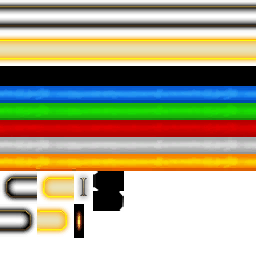
#> input picture media/tex/timer/WidgetStatusBar.png, 256 x 256 px
$ python prepare_levelup_art.py --source ../media/tex/timer/WidgetStatusBar.png
#> lines starting #> are read from the running program, lines starting #| are printed output that depends on the picture
"""Prepare the gold bezel, count badge, translucent backdrop and soft gold glow.

This prepares artwork only, without loading or executing addon code. Supply
the isolated IconFrameGold.tga from the source pinned in LevelUp-ARTWORK.md.
"""

import argparse
import math
from pathlib import Path

from PIL import Image, ImageDraw, ImageOps

ROOT = Path(__file__).resolve().parents[1]


def prepare_border(source, output):
    # Retain the original clean gold pixels, omitting the vines and leaves.
    # Mirror the upper-right quadrant into a square with a clear opening.
    original = Image.open(source).convert("RGBA")
    corner = original.crop((61, 19, 99, 57))
    border = Image.new("RGBA", original.size)
    border.alpha_composite(corner, (61, 19))
    border.alpha_composite(ImageOps.mirror(corner), (23, 19))
    border.alpha_composite(ImageOps.flip(corner), (61, 57))
    border.alpha_composite(ImageOps.flip(ImageOps.mirror(corner)), (23, 57))
    ImageDraw.Draw(border).rounded_rectangle((29, 24, 93, 89), radius=3, fill=(0, 0, 0, 0))
    border.save(output / "IconFrameGold.tga", compression=None)


def prepare_backdrop(output):
    width, height = 512, 128
    backdrop = Image.new("RGBA", (width, height))
    glow = Image.new("RGBA", (width, height))
    dark_pixels, glow_pixels = backdrop.load(), glow.load()
    for y in range(height):
        for x in range(width):
            # Rounded-rectangle signed distance, inset eight pixels so the
            # feathered halo stays within the existing click/edit bounds.
            qx = abs(x + 0.5 - width / 2) - (width / 2 - 28)
            qy = abs(y + 0.5 - height / 2) - (height / 2 - 28)
            distance = math.hypot(max(qx, 0), max(qy, 0)) + min(max(qx, qy), 0) - 20
            coverage = max(0, min(1, 0.5 - distance / 12))
            shade = 0.54 + 0.14 * (1 - abs(y + 0.5 - height / 2) / (height / 2))
            dark_pixels[x, y] = (0, 0, 0, round(255 * shade * coverage))
            halo = math.exp(-0.5 * (distance / 4.5) ** 2)
            glow_pixels[x, y] = (242, 184, 73, round(255 * 0.72 * halo))
    backdrop.save(output / "Backdrop.tga", compression=None)
    glow.save(output / "Glow.tga", compression=None)


def prepare(source, output):
    output.mkdir(parents=True, exist_ok=True)
    prepare_border(source, output)
#> in prepare_border, original is the input picture: PIL image 256x256 RGBA; mean R, G, B, A 84.8, 75.6, 37.8, 147.4
#> in prepare_border, `corner = original.crop((61, 19, 99, 57))`:
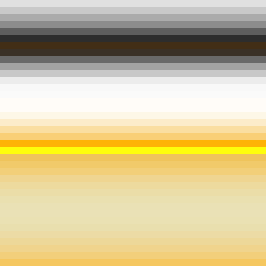
#> corner: PIL image 38x38 RGBA (shown 7 times larger); mean R, G, B, A 150.4, 122.9, 45.1, 128.1; transparent parts drawn white
#> in prepare_border, `border = Image.new("RGBA", original.size)`: border: PIL image 256x256 RGBA; every value is 0
#> in prepare_border, `border.alpha_composite(ImageOps.flip(corner), (61, 57))`:
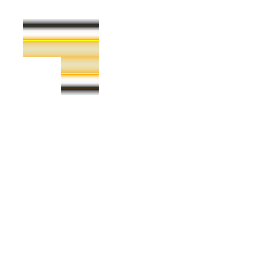
#> border: PIL image 256x256 RGBA; mean R, G, B, A 9.9, 8.1, 3, 8.5; transparent parts drawn white
#> in prepare_border, `ImageDraw.Draw(border).rounded_rectangle((29, 24, 93, 89), radius=3, f..`:
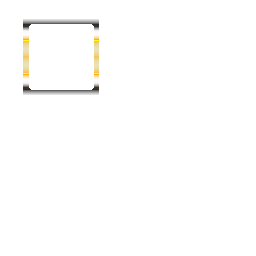
#> border: PIL image 256x256 RGBA; mean R, G, B, A 1.9, 1.6, 0.6, 2.6; transparent parts drawn white
    scale, size = 4, 64
    image = Image.new("RGBA", (size * scale, size * scale))
    draw = ImageDraw.Draw(image)
    draw.ellipse(
        (scale, scale, (size - 1) * scale, (size - 1) * scale),
        fill=(247, 209, 107, 255),
        outline=(110, 80, 34, 255),
        width=3 * scale,
    )
    image.resize((size, size), Image.Resampling.LANCZOS).save(output / "CountBadge.tga", compression=None)
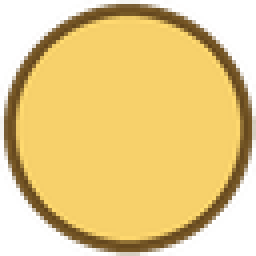
#> saved as CountBadge.tga: PIL image 64x64 RGBA (shown 4 times larger); mean R, G, B, A 171.7, 142.3, 70.8, 189.3; transparent parts drawn white
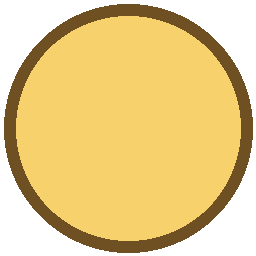
#> image: PIL image 256x256 RGBA; mean R, G, B, A 164.9, 137.7, 69.6, 189.4; transparent parts drawn white
    prepare_backdrop(output)
#> in prepare_backdrop, `backdrop = Image.new("RGBA", (width, height))`: backdrop: PIL image 512x128 RGBA; every value is 0
#> in prepare_backdrop, `backdrop.save(output / "Backdrop.tga", compression=None)`:
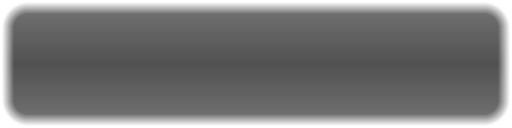
#> saved as Backdrop.tga: PIL image 512x128 RGBA; mean R, G, B, A 0, 0, 0, 133; transparent parts drawn white
#> in prepare_backdrop, `glow.save(output / "Glow.tga", compression=None)`:
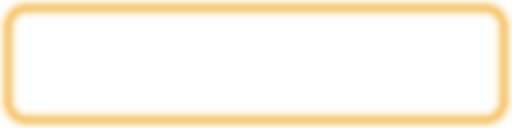
#> saved as Glow.tga: PIL image 512x128 RGBA; mean R, G, B, A 242, 184, 73, 36; transparent parts drawn white


if __name__ == "__main__":
    parser = argparse.ArgumentParser(description=__doc__)
    parser.add_argument("--source", type=Path, required=True)
    parser.add_argument("--output", type=Path, default=ROOT / "media/tex/levelup")
    options = parser.parse_args()
    prepare(options.source, options.output)
